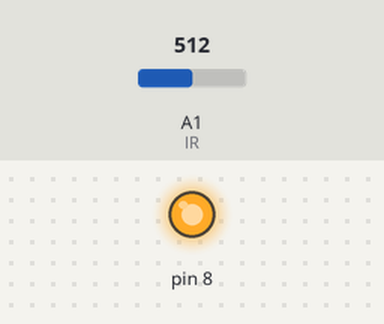
A sketch run on a simulated Arduino Uno, built with avr-gcc and run on an emulated ATmega328P. On the bench: output pins drawn as LEDs (lit = HIGH). Inputs (shaded band) come from the test bench; at power-on: A1 (IR) = 512. What the sketch prints to the serial monitor is not drawn.

Above: at 0.1 s.
Timing chart, 0 to 1.6 s (numbered marks = the images above):
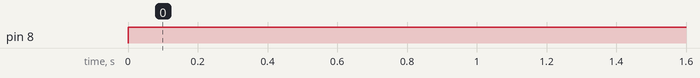

Measured:
- by itself, pin 8: LOW → HIGH at 0.00 s

The sketch:

SendReceive_poe3_test.ino
```cpp
/*

I intentionally use the const byte construct here
instead of #define. It's less dangerous (no name collision possible)
and safer since variables have scope.
*/
const byte IR = A1;
long prev_t = 0;
int ir_value = 100;
byte cmd_id = 0;

void setup() {
  Serial.begin(9600);
  pinMode(8, OUTPUT);
}

void loop() {

 digitalWrite(8, HIGH);
 for (int i=0; i <= 255; i++){
  if(i <= 254) {
    delay(50);
    ir_value = analogRead(IR);
    cmd_id = Serial.read();
    Serial.print(ir_value);
    Serial.print(" , ");
    Serial.print("1\n");
    delay(50);
  } else {
    ir_value = analogRead(IR);
    cmd_id = Serial.read();
    Serial.print(ir_value);
    Serial.print(" , ");
    Serial.print("2\n");
    delay(50);
   }
  }
}
```
